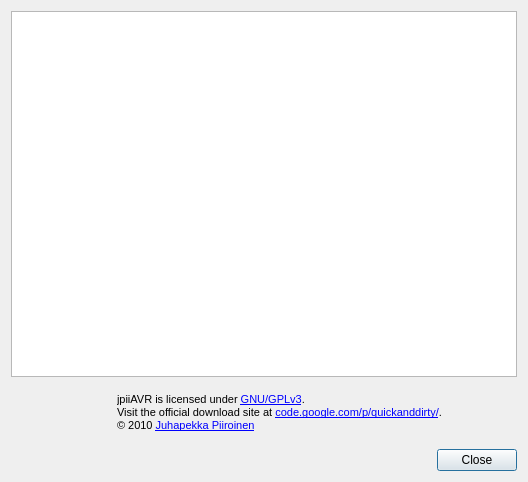
<?xml version="1.0" encoding="UTF-8"?>
<ui version="4.0">
 <class>LicenseDialog</class>
 <widget class="QDialog" name="LicenseDialog">
  <property name="geometry">
   <rect>
    <x>0</x>
    <y>0</y>
    <width>528</width>
    <height>482</height>
   </rect>
  </property>
  <property name="windowTitle">
   <string>jpiiAVR - License</string>
  </property>
  <layout class="QVBoxLayout" name="verticalLayout">
   <item>
    <widget class="QPlainTextEdit" name="plainTextEditLicense"/>
   </item>
   <item>
    <layout class="QHBoxLayout" name="horizontalLayout_7">
     <item>
      <widget class="QLabel" name="label_10">
       <property name="maximumSize">
        <size>
         <width>100</width>
         <height>16777215</height>
        </size>
       </property>
       <property name="text">
        <string/>
       </property>
       <property name="pixmap">
        <pixmap resource="jpiiavr.qrc">:/gplv3-88x31.png</pixmap>
       </property>
      </widget>
     </item>
     <item>
      <widget class="QLabel" name="label_8">
       <property name="sizePolicy">
        <sizepolicy hsizetype="Minimum" vsizetype="Minimum">
         <horstretch>0</horstretch>
         <verstretch>0</verstretch>
        </sizepolicy>
       </property>
       <property name="minimumSize">
        <size>
         <width>327</width>
         <height>60</height>
        </size>
       </property>
       <property name="text">
        <string>&lt;!DOCTYPE HTML PUBLIC &quot;-//W3C//DTD HTML 4.0//EN&quot; &quot;http://www.w3.org/TR/REC-html40/strict.dtd&quot;&gt;
&lt;html&gt;&lt;head&gt;&lt;meta name=&quot;qrichtext&quot; content=&quot;1&quot; /&gt;&lt;style type=&quot;text/css&quot;&gt;
p, li { white-space: pre-wrap; }
&lt;/style&gt;&lt;/head&gt;&lt;body style=&quot; font-family:'Sans'; font-size:10pt; font-weight:400; font-style:normal;&quot;&gt;
&lt;p style=&quot; margin-top:0px; margin-bottom:0px; margin-left:0px; margin-right:0px; -qt-block-indent:0; text-indent:0px;&quot;&gt;&lt;span style=&quot; font-family:'MS Shell Dlg 2'; font-size:8pt;&quot;&gt;jpiiAVR is licensed under &lt;/span&gt;&lt;a href=&quot;http://www.gnu.org/copyleft/gpl.html&quot;&gt;&lt;span style=&quot; font-family:'MS Shell Dlg 2'; font-size:8pt; text-decoration: underline; color:#0000ff;&quot;&gt;GNU/GPLv3&lt;/span&gt;&lt;/a&gt;&lt;span style=&quot; font-family:'MS Shell Dlg 2'; font-size:8pt;&quot;&gt;. &lt;/span&gt;&lt;/p&gt;
&lt;p style=&quot; margin-top:0px; margin-bottom:0px; margin-left:0px; margin-right:0px; -qt-block-indent:0; text-indent:0px;&quot;&gt;&lt;span style=&quot; font-family:'MS Shell Dlg 2'; font-size:8pt;&quot;&gt;Visit the official download site at &lt;/span&gt;&lt;a href=&quot;http://code.google.com/p/quickanddirty&quot;&gt;&lt;span style=&quot; font-family:'MS Shell Dlg 2'; font-size:8pt; text-decoration: underline; color:#0000ff;&quot;&gt;code.google.com/p/quickanddirty/&lt;/span&gt;&lt;/a&gt;&lt;span style=&quot; font-family:'MS Shell Dlg 2'; font-size:8pt;&quot;&gt;.&lt;/span&gt;&lt;/p&gt;
&lt;p style=&quot; margin-top:0px; margin-bottom:0px; margin-left:0px; margin-right:0px; -qt-block-indent:0; text-indent:0px;&quot;&gt;&lt;span style=&quot; font-family:'MS Shell Dlg 2'; font-size:8pt;&quot;&gt;© 2010 &lt;/span&gt;&lt;a href=&quot;mailto:juhapekka.piiroinen@gmail.com&quot;&gt;&lt;span style=&quot; font-family:'MS Shell Dlg 2'; font-size:8pt; text-decoration: underline; color:#0000ff;&quot;&gt;Juhapekka Piiroinen&lt;/span&gt;&lt;/a&gt;&lt;/p&gt;&lt;/body&gt;&lt;/html&gt;</string>
       </property>
      </widget>
     </item>
    </layout>
   </item>
   <item>
    <widget class="QDialogButtonBox" name="buttonBox">
     <property name="orientation">
      <enum>Qt::Horizontal</enum>
     </property>
     <property name="standardButtons">
      <set>QDialogButtonBox::Close</set>
     </property>
    </widget>
   </item>
  </layout>
 </widget>
 <resources>
  <include location="jpiiavr.qrc"/>
 </resources>
 <connections>
  <connection>
   <sender>buttonBox</sender>
   <signal>accepted()</signal>
   <receiver>LicenseDialog</receiver>
   <slot>accept()</slot>
   <hints>
    <hint type="sourcelabel">
     <x>248</x>
     <y>254</y>
    </hint>
    <hint type="destinationlabel">
     <x>157</x>
     <y>274</y>
    </hint>
   </hints>
  </connection>
  <connection>
   <sender>buttonBox</sender>
   <signal>rejected()</signal>
   <receiver>LicenseDialog</receiver>
   <slot>reject()</slot>
   <hints>
    <hint type="sourcelabel">
     <x>316</x>
     <y>260</y>
    </hint>
    <hint type="destinationlabel">
     <x>286</x>
     <y>274</y>
    </hint>
   </hints>
  </connection>
 </connections>
</ui>
